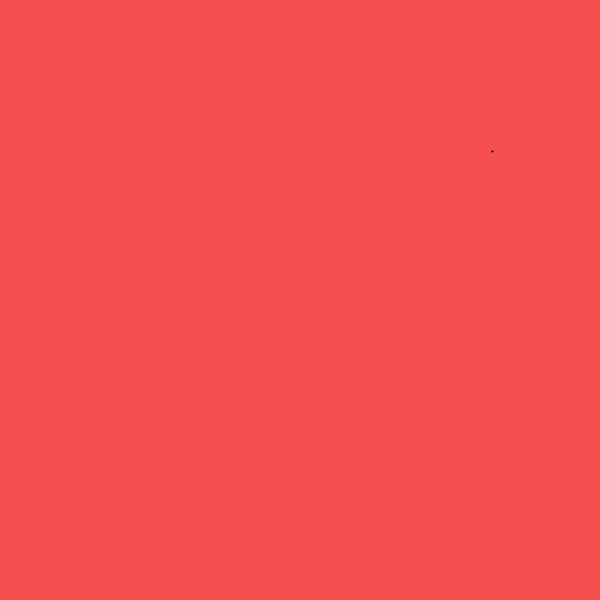
Frame 1 (no input)
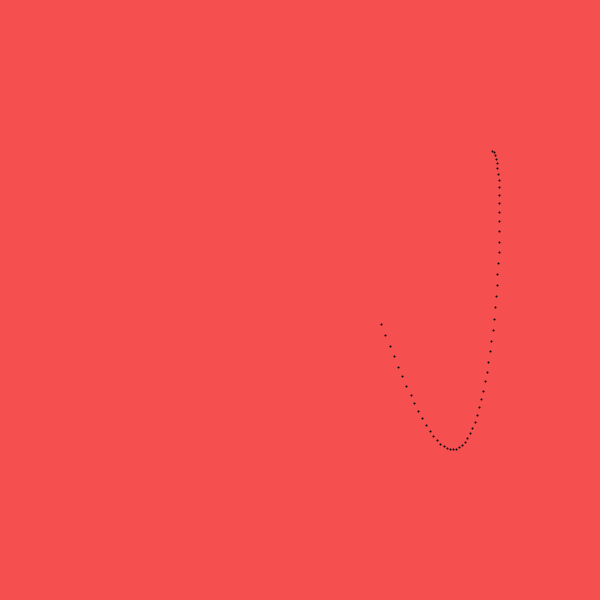
Frame 60 (the mouse pressed at the canvas centre just before this capture)
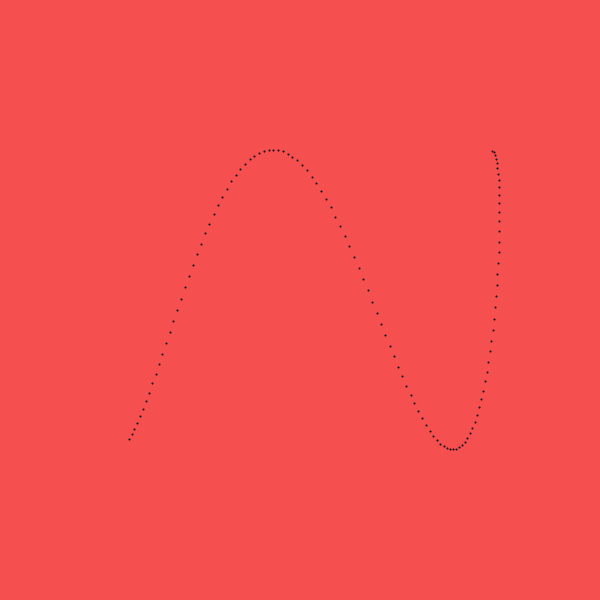
Frame 120 (the mouse held since frame 60 and released just before this capture)

The Processing sketch that drew these frames (run headless with seeded random() and noise(); from frame 60 on, the mouse is pressed at the canvas centre):

// Processing sketch: processing_134589
// ── processing_134589.pde

void setup() {
       size(600, 600);
       background(245, 79, 80, random(90));
       smooth(30);
       stroke (0);
       strokeWeight(2);
       frameRate(200);
}

float t = 5;
float ax = 200;
float ay = 150;
float bx = 8;
float by = 5*t;
float cx = 0.0;
float cy = 0.5+t;
 
float velocidade = 0.003;
 
void draw() {
  stroke (0);
       strokeWeight(2);
        float x = ax*cos(bx*t+cx+10)+width/2;
        float y = ay*sin(by*t+cy)+height/2;  
        t += velocidade;
        point(x,y);
}
